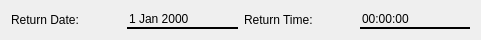
      <widget class="QWidget" name="layoutWidget_16">
       <property name="geometry">
        <rect>
         <x>10</x>
         <y>120</y>
         <width>481</width>
         <height>31</height>
        </rect>
       </property>
       <layout class="QHBoxLayout" name="horizontalLayout_22">
        <item>
         <widget class="QLabel" name="label_32">
          <property name="styleSheet">
           <string notr="true">font: 700 12pt &quot;Palatino Linotype&quot;;</string>
          </property>
          <property name="text">
           <string>Return Date:</string>
          </property>
         </widget>
        </item>
        <item>
         <widget class="QDateEdit" name="dateEdit_returnDate">
          <property name="styleSheet">
           <string notr="true">QDateEdit {
font: 700 12pt &quot;Palatino Linotype&quot;;
text-align: left;
padding-right: 15px;
	background-color: transparent;
    border: none;
    border-bottom: 2px solid black;

}

QDateEdit:focus {
font: 700 12pt &quot;Palatino Linotype&quot;;
   border-bottom: 2px solid black;
}
                           </string>
          </property>
         </widget>
        </item>
        <item>
         <widget class="QLabel" name="label_33">
          <property name="styleSheet">
           <string notr="true">font: 700 12pt &quot;Palatino Linotype&quot;;</string>
          </property>
          <property name="text">
           <string>Return Time:</string>
          </property>
         </widget>
        </item>
        <item>
         <widget class="QTimeEdit" name="timeEdit_returnTime">
          <property name="styleSheet">
           <string notr="true">QTimeEdit {
font: 700 12pt &quot;Palatino Linotype&quot;;
text-align: left;
padding-right: 15px;
	background-color: transparent;
    border: none;
    border-bottom: 2px solid black;

}

QTimeEdit:focus {
font: 700 12pt &quot;Palatino Linotype&quot;;
   border-bottom: 2px solid black;
}
                           </string>
          </property>
         </widget>
        </item>
       </layout>
      </widget>
